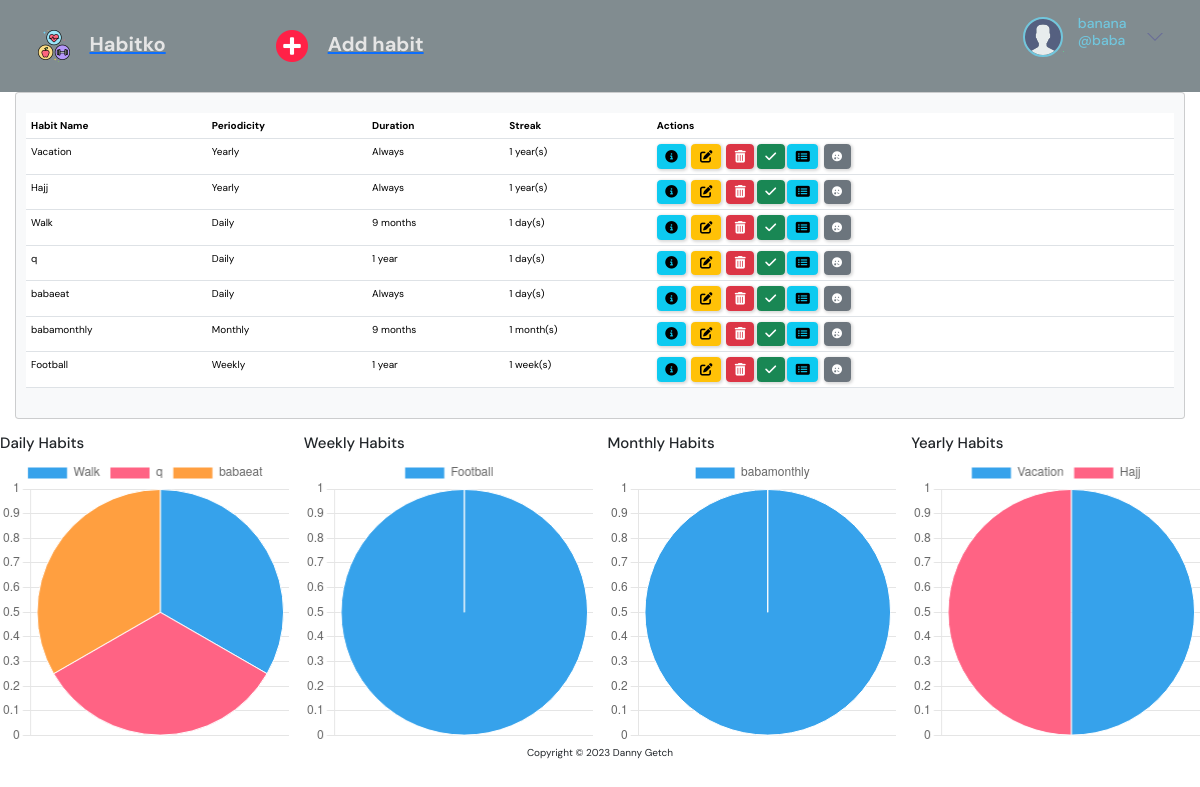
The app's page / (signed in) with its own data.
### base/models.py (models this page shows, shortened)
class User(AbstractUser):
    name = models.CharField(max_length=200, null=True)
    email = models.EmailField(unique=True)
    avatar = models.ImageField(null=True, default="avatar.svg")

class Habit(models.Model):
    user = models.ForeignKey(User, on_delete=models.CASCADE, null=False)
    name = models.CharField(max_length=50)
    periodicity = models.CharField(
        max_length=10,
        choices=PERIODICITY_CHOICES,
        default='Daily',
    )
    duration = models.CharField(max_length=20)
    streak = models.IntegerField(default=0)
    streak_type = models.CharField(max_length=10, blank=True)
    created_date = models.DateTimeField(
        auto_now_add=True, auto_now=False, blank=True)
    last_completed_date = models.DateTimeField(
        auto_now_add=False, auto_now=False,  blank=True, null=True)
    class Meta:
        ordering = ['-last_completed_date', '-created_date']

### base/views.py (the view)
# urls.py: path('', views.home, name='home'),
@login_required(login_url='login')
def home(request):
    habits = Habit.objects.all()
    completed_dates = CompletedHabit.objects.all()
    inactivity_dates = Inactivity.objects.all()
    context = {'habits': habits, 'completed_dates': completed_dates,
               'inactivity_dates': inactivity_dates}
    return render(request, 'base/home.html', context)

### base/models.py (called while the page is built)
    def __str__(self):
        return f'{self.completed_date}'

### base/templates/base/home.html (shortened to what this page needs)
{% extends 'main.html' %}
{% block content %}
<div class="row">
    <div class="col-12">
        <div class="card bg-light ms-4 me-4 mb-4">
            <div class="card-body">
                <p class="card-text">
                    <div class="table-responsive">
                        <table class="table table-hover">
                            <thead>
                                <tr>
                                    <th scope="col">Habit Name</th>
                                    <th scope="col">Periodicity</th>
                                    <th scope="col">Duration</th>
                                    <th scope="col">Streak</th>
                                    <th scope="col">Actions</th>
                                </tr>
                            </thead>
                            {% for habit in habits %}
                            {% if habit.user == request.user %}
                            <tbody>
                                <tr>
                                    <td>{{ habit.name }}</td>
                                    <td>{{ habit.periodicity }}</td>
                                    <td>{{ habit.duration }}</td>
                                    <td>{{ habit.streak }} {{ habit.streak_type }}</td>
                                    <td>
                                        <button type="button" class="btn btn-info me-1" href="{% url 'view_habit' habit.id %}" data-bs-toggle="modal" data-bs-target="#myModal{{habit.id}}" title="Info">
                                        </button>
                                        <a class="btn btn-warning me-1" href="{% url 'edit' habit.id %}" title="Edit">
                                        </a>
                                        <button type="button" class="btn btn-danger" data-bs-toggle="modal" data-bs-target="#delete{{habit.id}}" title="Delete">
                                        </button>
                                        <button type="button" class="btn btn-success" data-bs-toggle="modal" data-bs-target="#check_off{{habit.id}}" title="Check-off">
                                        </button>
                                        <button type="button" class="btn btn-info me-1" href="{% url 'view_completed_dates' habit.id %}" data-bs-toggle="modal" data-bs-target="#myModal2{{habit.id}}" title="Completed dates">
                                        </button>
                                        <button type="button" class="btn btn-secondary me-1" href="{% url 'view_inactivity_dates' habit.id %}" data-bs-toggle="modal" data-bs-target="#myModal3{{habit.id}}" title="Inactivity dates">
                                            <i class="fa-solid fa-face-sad-tear"></i>
                                        </button>
                                    </td>
                                </tr>
                            </tbody>
                            {% endif %}
                            {% endfor %}
                        </table>
                    </div>
                </p>
            </div>
        </div>
    </div>
</div>
<div class="row">
    <div class="col-md-3">
        <h4>Daily Habits</h4>
        <div>
            <canvas id="myChart"></canvas>
        </div>
        <script>
            const ctx = document.getElementById('myChart');
            new Chart(ctx, {
              type: 'pie',
              data: {
                labels: [{% for habit in habits %} {% if habit.user == request.user %} {% if habit.periodicity == "Daily" %} '{{ habit.name }}', {% endif %} {% endif %} {% endfor %}],
                datasets: [{
                  label: 'Days',
                  data: [{% for habit in habits %} {% if habit.user == request.user %} {% if habit.periodicity == "Daily" %} {{ habit.streak }}, {% endif %} {% endif %} {% endfor %}],
                  borderWidth: 1
                }]
              },
              options: {
                scales: {
                  y: {
                    beginAtZero: true
                  }
                }
              }
            });
        </script>
    </div>
    <div class="col-md-3">
        <h4>Weekly Habits</h4>
            <div>
                <canvas id="myChart2"></canvas>
            </div>
            <script>
                const ctx2 = document.getElementById('myChart2');
                new Chart(ctx2, {
                  type: 'pie',
                  data: {
                    labels: [{% for habit in habits %} {% if habit.user == request.user %} {% if habit.periodicity == "Weekly" %} '{{ habit.name }}', {% endif %} {% endif %} {% endfor %}],
                    datasets: [{
                      label: 'Weeks',
                      data: [{% for habit in habits %} {% if habit.user == request.user %} {% if habit.periodicity == "Weekly" %} {{ habit.streak }}, {% endif %} {% endif %} {% endfor %}],
                      borderWidth: 1
                    }]
                  },
                  options: {
                    scales: {
                      y: {
                        beginAtZero: true
                      }
                    }
                  }
                });
            </script>
        </div>
        <div class="col-md-3">
            <h4>Monthly Habits</h4>
            <div>
                <canvas id="myChart3"></canvas>
            </div>
            <script>
                const ctx3 = document.getElementById('myChart3');
                new Chart(ctx3, {
                  type: 'pie',
                  data: {
                    labels: [{% for habit in habits %} {% if habit.user == request.user %} {% if habit.periodicity == "Monthly" %} '{{ habit.name }}', {% endif %} {% endif %} {% endfor %}],
                    datasets: [{
                      label: 'months',
                      data: [{% for habit in habits %} {% if habit.user == request.user %} {% if habit.periodicity == "Monthly" %} {{ habit.streak }}, {% endif %} {% endif %} {% endfor %}],
                      borderWidth: 1
                    }]
                  },
                  options: {
                    scales: {
                      y: {
                        beginAtZero: true
                      }
                    }
                  }
                });
            </script>
        </div>
        <div class="col-md-3">
            <h4>Yearly Habits</h4>
            <div>
                <canvas id="myChart4"></canvas>
            </div>
            <script>
                const ctx4 = document.getElementById('myChart4');
                new Chart(ctx4, {
                  type: 'pie',
                  data: {
                    labels: [{% for habit in habits %} {% if habit.user == request.user %} {% if habit.periodicity == "Yearly" %} '{{ habit.name }}', {% endif %} {% endif %} {% endfor %}],
                    datasets: [{
                      label: 'years',
                      data: [{% for habit in habits %} {% if habit.user == request.user %} {% if habit.periodicity == "Yearly" %} {{ habit.streak }}, {% endif %} {% endif %} {% endfor %}],
                      borderWidth: 1
                    }]
                  },
                  options: {
                    scales: {
                      y: {
                        beginAtZero: true
                      }
                    }
                  }
                });
              </script>
        </div>
    </div>
    <footer class="mt-auto mb-4">
        <div class="text-center">
            <span>
                Copyright &copy; <script>document.write(new Date().getFullYear())</script> Danny Getch
            </span>
        </div>
    </footer>
{% endblock %}

### templates/main.html (shortened to what this page needs)
<!DOCTYPE html>
{% load static %}
<html lang="en">
<head>
    <link rel="stylesheet" type="text/css" href="{% static '/styles/styles.css' %}" />
    <link rel="stylesheet" href="https://cdnjs.cloudflare.com/ajax/libs/font-awesome/6.4.0/css/all.min.css">
    {% load bootstrap5 %}
    {% bootstrap_css %}
</head>
<body>
    {% include 'navbar.html' %}
    {% block content %}
    {% endblock %}
</body>
</html>

### templates/navbar.html (shortened to what this page needs)
{% load static %}
<header class="header header--loggedIn">
    <div class="container">
      <a href="{% url 'home' %}" class="header__logo">
        <img src="{% static 'images/logo.png' %}" />
        <h1>Habitko</h1>
      </a>
      <div class="header">
        <a href="{% url 'add' %}" class="header__logo">
          <img src="{% static 'images/add.png' %}" />
          <h1>Add habit</h1>
        </a>
    </div>
      <nav class="header__menu">
        {% if request.user.is_authenticated %}
        <div class="header__user">
          <a href="{% url 'update-user' %}">
            <div class="avatar avatar--medium active">
             <img src="{{request.user.avatar.url}}" />
            </div>
            <p>
              <span>
                {{ request.user.name }}
              </span>
              <span>
                @{{ request.user.username }}
              </span>
            </p>
          </a>
          <button class="dropdown-button">
            <svg version="1.1" xmlns="http://www.w3.org/2000/svg" width="32" height="32" viewBox="0 0 32 32">
              <title>chevron-down</title>
              <path d="M16 21l-13-13h-3l16 16 16-16h-3l-13 13z"></path>
            </svg>
          </button>
        </div>
        {% else %}
        <a href="{% url 'login' %}">
        <img src="{% static 'images/avatar.svg' %}" />
          <p>Login</p>
        </a>
        {% endif %}
      </nav>
    </div>
  </header>

### static/styles/styles.css (style rules this page uses)
:root { --color-main: #71c6dd; --color-main-light: rgb(255, 255, 255); --color-dark: #818c90; --color-dark-medium: #15dbe9; --color-dark-light: #696d97; --color-light: #e5e5e5; --color-gray: #8b8b8b30; --color-light-gray: #c8af0c; --color-bg: #2d2d39; --color-success: #5dd693; --color-error: #fc4b0b; }
* { font-family: "DM Sans", -apple-system, BlinkMacSystemFont, "Segoe UI", Roboto, Oxygen, Ubuntu, Cantarell, "Open Sans", "Helvetica Neue", sans-serif; margin: 0; padding: 0; box-sizing: border-box; text-rendering: optimizeLegibility; font-size: inherit; }
html { font-size: 56.25%; }
@media only screen and (min-width: 1200px) { html { font-size: 62.5%; } }
body { line-height: 1.6; font-weight: 400; font-size: 1.5rem; color: var(--color-light-gray); background-color: var(--color-bg); min-height: 100vh; }
img { width: 100%; }
a { display: inline-block; color: var(--color-main); text-decoration: none; }
.container { max-width: 120rem; width: 90%; margin: auto; }
.btn { background-color: transparent; border: none; display: inline-flex; align-items: center; gap: 1rem; cursor: pointer; transition: all ease-in-out 0.3s; padding: 1rem 2rem; border-radius: 5px; box-shadow: 1px 1px 3px 1px rgba(0, 0, 0, 0.15); font-weight: 500; }
.avatar { position: relative; display: inline-block; border-radius: 50%; border: 2px solid var(--color-main); }
.avatar img { display: block; border-radius: 50%; object-fit: cover; object-position: center; }
.avatar::after { content: ""; display: block; position: absolute; background-color: var(--color-gray); z-index: 111; border-radius: 50%; border: 0.3rem solid var(--color-dark); }
.avatar.active::after { background-color: var(--color-success); }
.avatar.avatar--medium img { width: 3.6rem; height: 3.6rem; border-radius: 50%; }
.avatar.avatar--medium:after { width: 0.7rem; height: 0.7rem; bottom: 0px; right: -6px; }
.header { padding: 1.5rem; background-color: var(--color-dark); }
.header > .container { display: flex; gap: 9.5rem; }
.header__logo, .header__user { display: flex; gap: 2rem; align-items: center; }
.header__logo > img { height: 3.2rem; width: 3.2rem; }
.header__logo > h1 { font-weight: 700; font-size: 2rem; color: var(--color-light); }
.header__menu { margin-left: auto; position: relative; }
.header__menu a { display: flex; gap: 1.5rem; align-items: center; font-weight: 500; text-decoration: none; color: var(--color-gray); }
.header__menu img { height: 3.6rem; }
.header__menu p { line-height: 1.2; }
.header__menu span { color: var(--color-main); font-weight: 500; font-size: 1.4rem; display: block; }
.header__menu svg { width: 1.6rem; height: 1.6rem; fill: var(--color-dark-light); }
.dropdown-button { background: transparent; border: 0; outline: 0; cursor: pointer; }

### records on screen
User: user.avatar (placeholder picture), user.name "banana", user.username "baba"
Habit: name "Vacation", periodicity "Yearly", duration "Always", streak "1", streak_type "year(s)"
Habit: name "Hajj", periodicity "Yearly", duration "Always", streak "1", streak_type "year(s)"
Habit: name "Walk", periodicity "Daily", duration "9 months", streak "1", streak_type "day(s)"
Habit: name "q", periodicity "Daily", duration "1 year", streak "1", streak_type "day(s)"
Habit: name "babaeat", periodicity "Daily", duration "Always", streak "1", streak_type "day(s)"
Habit: name "babamonthly", periodicity "Monthly", duration "9 months", streak "1", streak_type "month(s)"
Habit: name "Football", periodicity "Weekly", duration "1 year", streak "1", streak_type "week(s)"

### other values on screen
chart data {{ habit.name }} Walk, q, babaeat
chart data {{ habit.streak }} 1, 1, 1
chart data {{ habit.name }} Football
